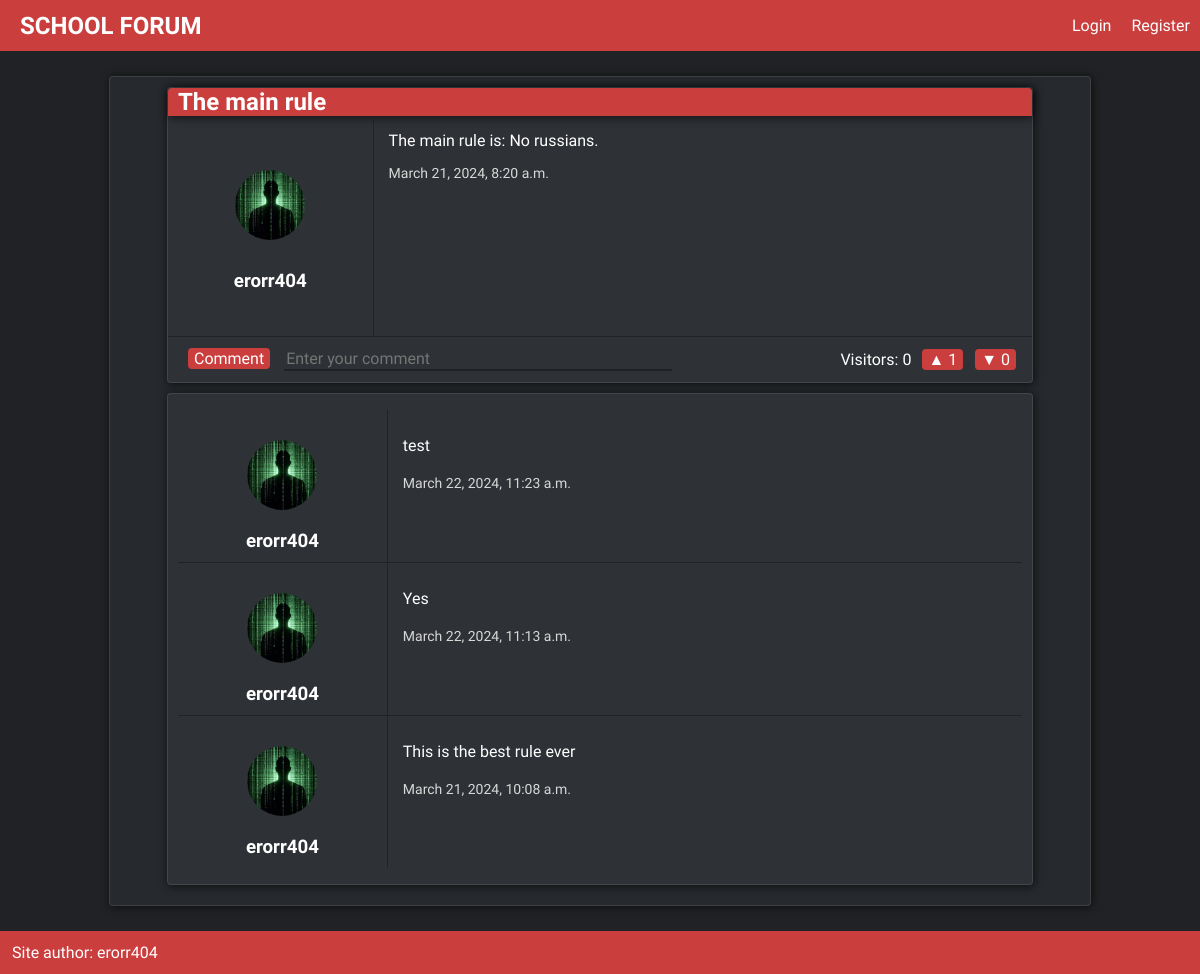
/rules/the-main-rule, run on an earlier commit of the app's database.
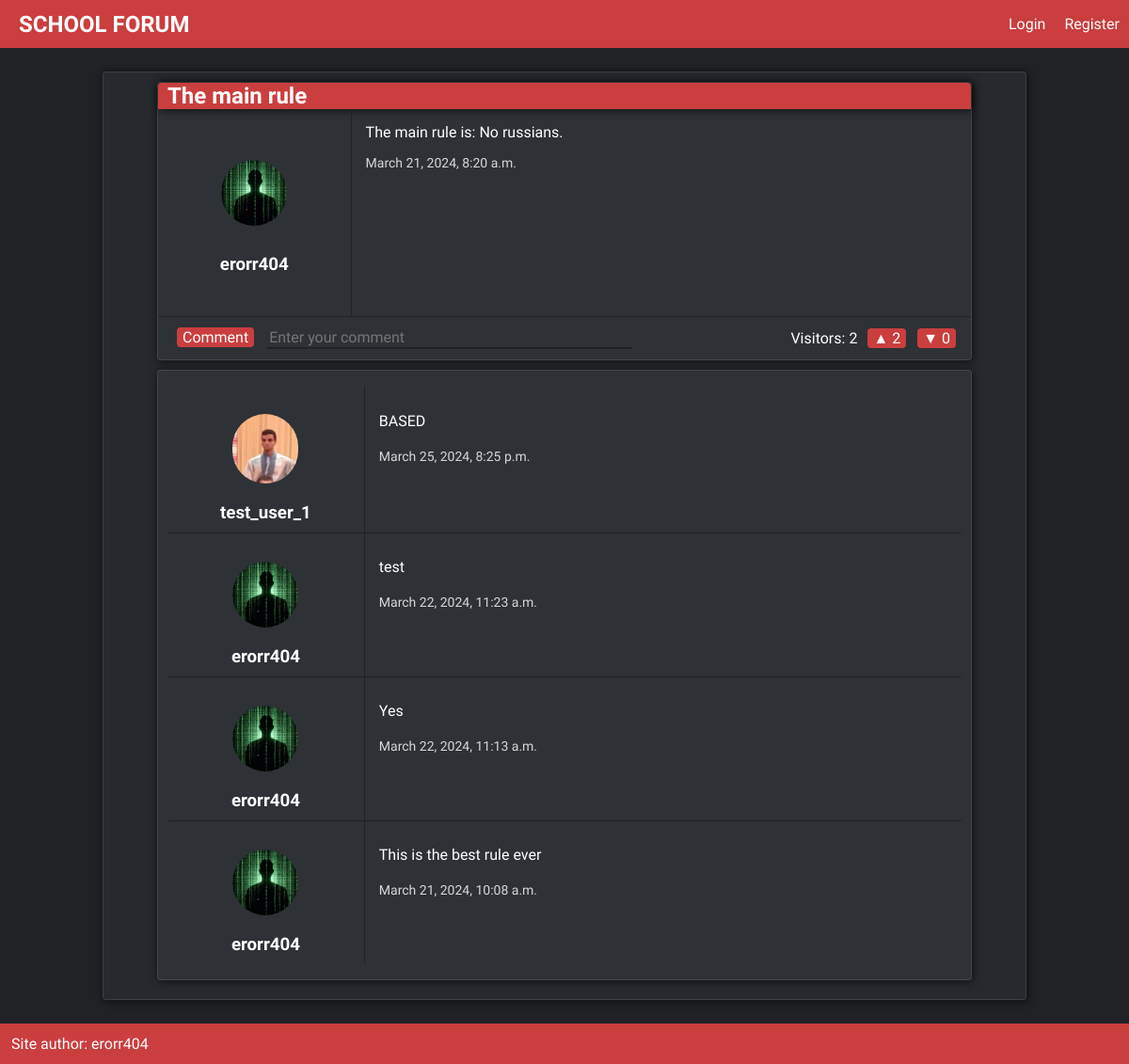
And on a later commit of the database.
### posts/models.py (models this page shows, shortened)
class Comment(models.Model):
    user = models.ForeignKey(User, models.CASCADE, default=None)
    post = models.ForeignKey(Post, models.CASCADE, default=None)
    date = models.DateTimeField(auto_now_add=True)
    text = models.TextField()

### accounts/models.py (models this page shows, shortened)
class Profile(models.Model):
    user = models.OneToOneField(User, models.CASCADE)
    image = models.ImageField(upload_to='profile_pics/', default='default.jpg')
    biography = models.TextField(default='')

### posts/views.py (the view)
# urls.py: path('<slug:category>/<slug:post>', views.post_view, name='show'),
def post_view(request, category, post):
    post = Post.objects.get(slug=post)
    comments = Comment.objects.filter(post=post)[::-1]
    comments_users_profiles = []
    for comment in comments:
        comment_user_profile = Profile.objects.get(user=comment.user)
        comments_users_profiles.append(comment_user_profile)
    if len(comments) == 0:
        no_comments = True
    else:
        no_comments = False
    post_images = PostImage.objects.filter(post=post)
    if len(post_images) == 0:
        no_images = True
    else:
        no_images = False
    post_views = PostView.objects.filter(post=post)
    if request.user.is_authenticated:
        if len(post_views.filter(user=request.user)) == 0:
            post.add_view(request.user)
    return render(request, 'post_detail.html', {'post': post,
                                                'author_profile': Profile.objects.get(user=post.author),
                                                'likes': len(PostLike.objects.filter(post=post)),
                                                'dislikes': len(PostDisLike.objects.filter(post=post)),
                                                'comments': comments,
                                                'zipped_comments': zip(comments, comments_users_profiles),
                                                'no_comments': no_comments,
                                                'post_images': post_images,
                                                'no_images': no_images,
                                                'post_views': len(post_views),
                                                })

### posts/templates/post_detail.html (shortened to what this page needs)
{% extends 'base_layout.html' %}
{% block content %}
    <div class="main-content shadow light-border">
        <div class="post-detail shadow light-border">
            <h2 class="post-detail-title shadow">{{ post.title }}</h2>
            <div class="post-2-columns">
                <div class="user-post-profile">
                    <a class="user-post-profile-link" href="{% url 'accounts:user_profile' username=post.author.username %}">
                        <img src="{{ author_profile.image.url }}" alt="profile image">
                        <h3>{{ post.author }}</h3>
                    </a>
                </div>
                <div class="post-text-info">
                    <p class="post-detail-description">{{ post.body|safe }}</p>
                    <p class="post-date">{{ post.date }}</p>
                </div>
            </div>
            <div class="interactions">
                <div class="create-comment">
                    <button id="comment_btn">Comment</button>
                    <input class="default-text-entry" type="text" name="text" id="comment_text" placeholder="Enter your comment">
                </div>
                <ul>
                    <li>
                        Visitors: {{ post_views }}
                    </li>
                    <li>
                        <button id="like">▲ {{ likes }}</button>
                    </li>
                    <li>
                        <button id="dislike">▼ {{ dislikes }}</button>
                    </li>
                </ul>
            </div>
        </div>
        <div class="post-comments shadow light-border">
            <ul class="comments-list">
                {% if no_comments == False %}
                    {% for comment, user_profile in zipped_comments %}
                    <li>
                        <div class="comment-author-info">
                            <a href="{% url 'accounts:user_profile' username=comment.user.username %}" class="user-post-profile-link">
                                <img src="{{ user_profile.image.url }}" alt="post author image" class="comment-prof-image">
                                <h3 class="comment-author">{{ comment.user }}</h3>
                            </a>
                        </div>
                        <div class="comment-itself">
                            <p class="post-detail-description">{{ comment.text }}</p>
                            <p class="post-date">{{ comment.date }}</p>
                        </div>
                    </li>
                    {% endfor %}
                {% else %}
                    <div class="no-comments">
                        <h2 class="no-comments-big">There is no comments</h2>
                        <p class="no-comments-small">Create one!</p>
                    </div>
                {% endif %}
            </ul>
        </div>
    </div>
{% endblock content %}

What changed in the data, as far as the page shows it:
added Comment: image (picture), user "test_user_1", text "BASED", date "March 25, 2024, 8:25 p.m."
Also different on the page:
{{ post_views }}: "0" → "2"
{{ likes }}: "1" → "2"
